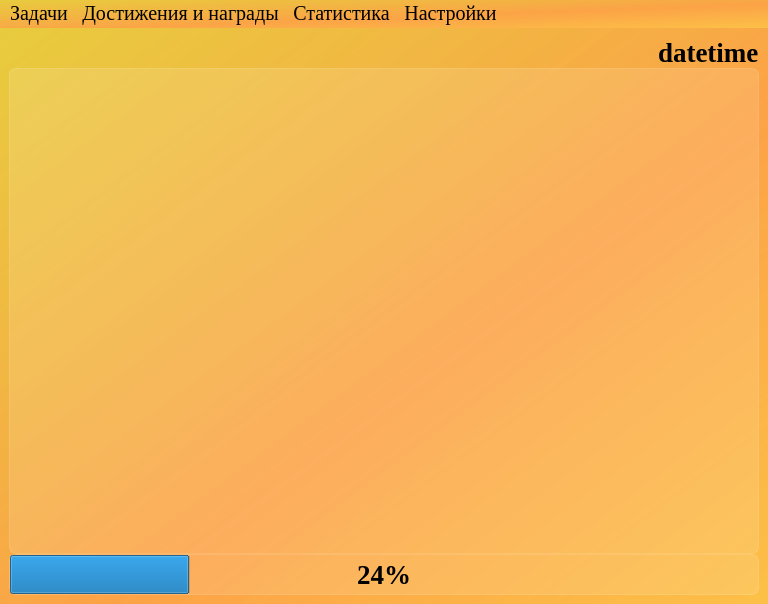
<?xml version="1.0" encoding="UTF-8"?>
<ui version="4.0">
 <class>MainWindow</class>
 <widget class="QMainWindow" name="MainWindow">
  <property name="geometry">
   <rect>
    <x>0</x>
    <y>0</y>
    <width>768</width>
    <height>604</height>
   </rect>
  </property>
  <property name="minimumSize">
   <size>
    <width>0</width>
    <height>0</height>
   </size>
  </property>
  <property name="maximumSize">
   <size>
    <width>16777215</width>
    <height>16777215</height>
   </size>
  </property>
  <property name="windowTitle">
   <string>TimeQuest</string>
  </property>
  <property name="styleSheet">
   <string notr="true">background-color: qlineargradient(spread:pad, x1:1, y1:1, x2:0, y2:0, stop:0 rgba(252, 192, 71, 255), stop:0.427447 rgba(252, 162, 71, 235), stop:1 rgba(232, 203, 62, 255));
font-family: Liberation Serif;</string>
  </property>
  <widget class="QWidget" name="centralwidget">
   <property name="maximumSize">
    <size>
     <width>16777215</width>
     <height>16777215</height>
    </size>
   </property>
   <layout class="QVBoxLayout" name="verticalLayout">
    <item>
     <layout class="QVBoxLayout" name="verticalLayout_main">
      <property name="spacing">
       <number>0</number>
      </property>
      <property name="sizeConstraint">
       <enum>QLayout::SetDefaultConstraint</enum>
      </property>
      <item>
       <layout class="QHBoxLayout" name="horizontalLayout_top" stretch="0,0,0">
        <property name="spacing">
         <number>0</number>
        </property>
        <property name="sizeConstraint">
         <enum>QLayout::SetDefaultConstraint</enum>
        </property>
        <property name="leftMargin">
         <number>0</number>
        </property>
        <item>
         <spacer name="horizontalSpacer">
          <property name="orientation">
           <enum>Qt::Horizontal</enum>
          </property>
          <property name="sizeHint" stdset="0">
           <size>
            <width>40</width>
            <height>20</height>
           </size>
          </property>
         </spacer>
        </item>
        <item>
         <widget class="QLabel" name="label_icon_datetime">
          <property name="maximumSize">
           <size>
            <width>23</width>
            <height>16777215</height>
           </size>
          </property>
          <property name="styleSheet">
           <string notr="true">font-weight: bold; 
font-size: 20pt;
background-color: none;
border: none;</string>
          </property>
          <property name="pixmap">
           <pixmap resource="../../res/icons/res-rc.qrc">:/icons/time.svg</pixmap>
          </property>
         </widget>
        </item>
        <item>
         <widget class="QLabel" name="label_datetime">
          <property name="maximumSize">
           <size>
            <width>200</width>
            <height>16777215</height>
           </size>
          </property>
          <property name="styleSheet">
           <string notr="true">font-weight: bold;
font-size: 20pt;
background-color: none;
border: none;</string>
          </property>
          <property name="text">
           <string>datetime</string>
          </property>
         </widget>
        </item>
       </layout>
      </item>
      <item>
       <layout class="QHBoxLayout" name="horizontalLayout_center">
        <item>
         <widget class="QListWidget" name="listWidget_tasks">
          <property name="styleSheet">
           <string notr="true">QListView {
font-weight: bold;
font-size: 20pt;
background-color: rgba(255, 255, 255, 30);
border: 1px solid rgba(255, 255, 255, 40);
border-radius: 7px;
}

QListView::item:selected {
border: none;
color: rgb(255, 255, 255);
background-color: rgba(255, 255, 255, 50);
}</string>
          </property>
          <property name="isWrapping" stdset="0">
           <bool>false</bool>
          </property>
          <property name="wordWrap">
           <bool>false</bool>
          </property>
         </widget>
        </item>
       </layout>
      </item>
      <item>
       <layout class="QHBoxLayout" name="horizontalLayout_down">
        <property name="spacing">
         <number>0</number>
        </property>
        <item>
         <widget class="QProgressBar" name="progressBar_done_tasks">
          <property name="minimumSize">
           <size>
            <width>0</width>
            <height>0</height>
           </size>
          </property>
          <property name="styleSheet">
           <string notr="true">background-color: rgba(255, 255, 255, 30);
border: 1px solid rgba(255, 255, 255, 40);
border-radius: 7px;
font-weight: bold;
font-size: 20pt;
text-align: center;</string>
          </property>
          <property name="value">
           <number>24</number>
          </property>
          <property name="textVisible">
           <bool>true</bool>
          </property>
         </widget>
        </item>
       </layout>
      </item>
     </layout>
    </item>
   </layout>
  </widget>
  <widget class="QMenuBar" name="menubar">
   <property name="geometry">
    <rect>
     <x>0</x>
     <y>0</y>
     <width>768</width>
     <height>22</height>
    </rect>
   </property>
   <property name="font">
    <font>
     <family>Liberation Serif</family>
     <pointsize>15</pointsize>
    </font>
   </property>
   <widget class="QMenu" name="menu_tasks">
    <property name="title">
     <string>Задачи</string>
    </property>
    <addaction name="action_add_task"/>
    <addaction name="action_delete_task"/>
   </widget>
   <widget class="QMenu" name="menu_statistic">
    <property name="title">
     <string>Статистика</string>
    </property>
    <addaction name="action_show_statistics"/>
   </widget>
   <widget class="QMenu" name="menu_settings">
    <property name="title">
     <string>Настройки</string>
    </property>
    <addaction name="action_change_theme"/>
   </widget>
   <widget class="QMenu" name="menu_achievements">
    <property name="title">
     <string>Достижения и награды</string>
    </property>
    <addaction name="action_list_achievements"/>
   </widget>
   <addaction name="menu_tasks"/>
   <addaction name="menu_achievements"/>
   <addaction name="menu_statistic"/>
   <addaction name="menu_settings"/>
  </widget>
  <action name="action_add_task">
   <property name="text">
    <string>Добавить задачу</string>
   </property>
  </action>
  <action name="action_list_achievements">
   <property name="text">
    <string>Список достижений</string>
   </property>
  </action>
  <action name="action_show_statistics">
   <property name="text">
    <string>Просмотр статистики</string>
   </property>
  </action>
  <action name="action_change_theme">
   <property name="text">
    <string>Сменить тему приложения</string>
   </property>
  </action>
  <action name="action_delete_task">
   <property name="text">
    <string>Удалить задачу</string>
   </property>
  </action>
 </widget>
 <tabstops>
  <tabstop>listWidget_tasks</tabstop>
 </tabstops>
 <resources>
  <include location="../../res/icons/res-rc.qrc"/>
  <include location="../../res/icons/res-rc.qrc"/>
 </resources>
 <connections/>
</ui>
